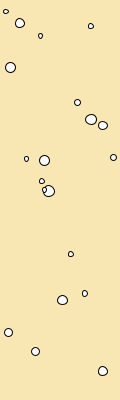
Frame 1 (no input)
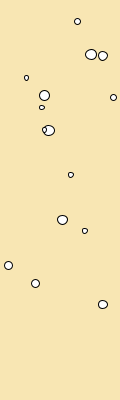
Frame 60 (the mouse pressed at the canvas centre just before this capture)
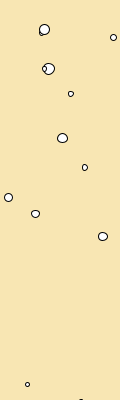
Frame 120 (the mouse held since frame 60 and released just before this capture)

The Processing sketch that drew these frames (run headless with seeded random() and noise(); from frame 60 on, the mouse is pressed at the canvas centre):

// Processing sketch: processing_123907
// ── processing_123907.pde

int numBurbujas = 20;

    Burbuja[] Burbujas;
   
void setup()
{
    size(120, 400);
       
  Burbujas = new Burbuja[numBurbujas];
  
        
        for (int i = 0; i < numBurbujas; i++) {
          
          
  Burbujas[i] = new Burbuja();
    }
}
   
void draw()

{
    background(#F8E6B3);
    smooth();
       
    for (int i = 0; i < Burbujas.length; i++) {
        Burbujas[i].update();
        Burbujas[i].render();
        
    if (Burbujas[i].loc.y < -50) {
       Burbujas[i].reset();
       
       
        }
    }
}
       
       
           
  
class Burbuja
{
    PVector loc; //pos
    
    float   vel;//velocidad
    
    float   tam;//tamaño
       
    Burbuja()
    {
        loc = new PVector( random(width), random(height) ); //pos burbuja principio
        
        vel = random(1, 1.4); //velocidad burbuja principio
        
        tam = random( 1, 3 ); //tamaño burbuja principio
    }
       
    void update()
    {
        loc.y -= vel;
        
           }
       
       
    void render()
    {
          
        fill(#FFFFFF);
        for (int i = 1; i < 3; i++) {
            ellipse( loc.x, loc.y, i * tam * 2, i * tam * 2 );
        }
    }
    
    
       
    void reset()  //repeticion de las burbujas +lentas + pequeñas
    
    {
        loc.x = random(width); 
        loc.y = height + 40;
        vel = random(0.4, 1);
        tam = random( 0.5,1.5 );
    }
       
}
